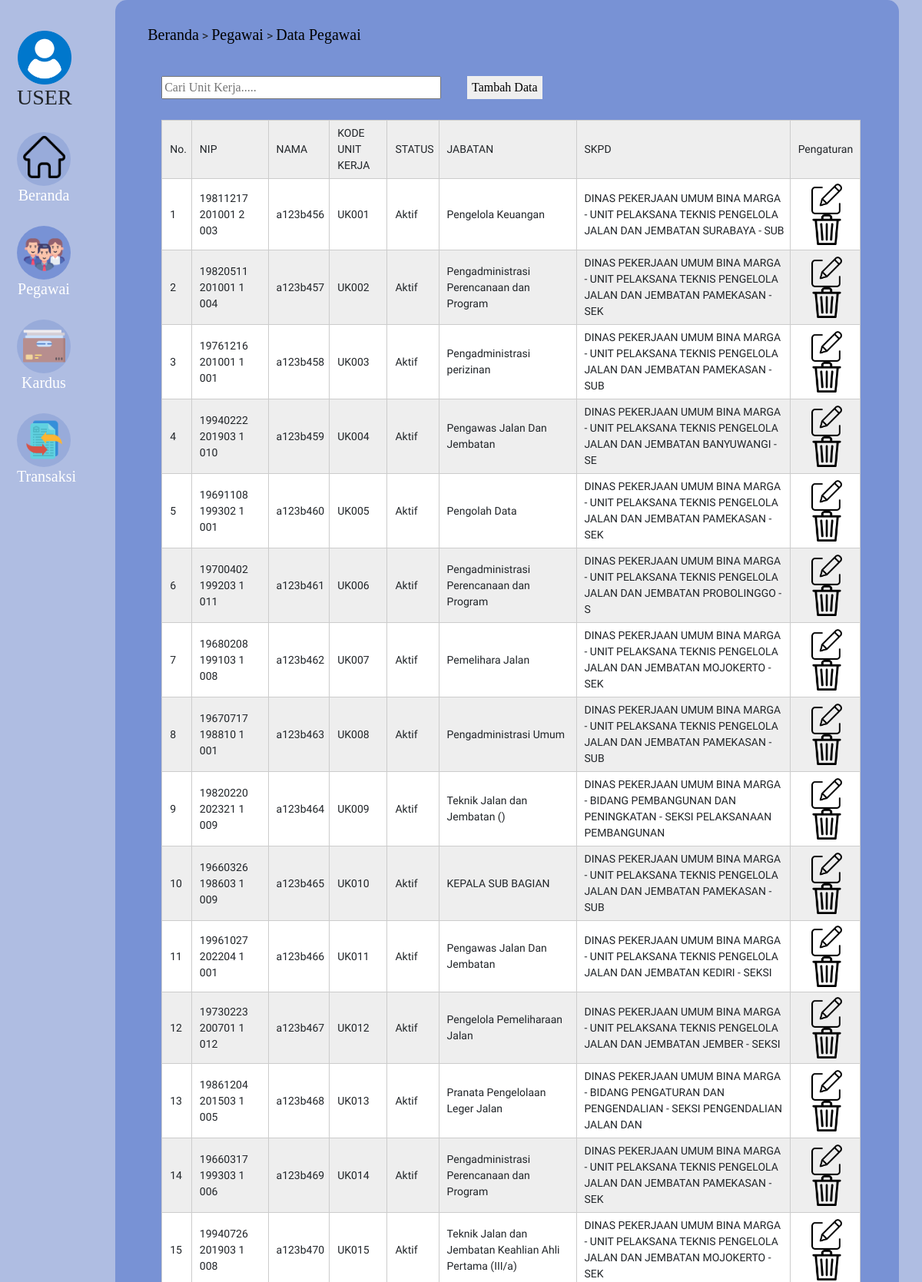
The page /db_arsip/data-pegawai.php (upper part) on the database its author committed.
### tables this page shows
CREATE TABLE `tbl_pegawai` (
  `id_pegawai` int(11) NOT NULL,
  `nip` varchar(50) NOT NULL,
  `nama_pegawai` varchar(100) NOT NULL,
  `id_uk` int(11) NOT NULL,
  `status_pegawai` enum('Aktif','Nonaktif') NOT NULL,
  `jabatan` varchar(100) NOT NULL,
  `skpd` varchar(100) NOT NULL
);

CREATE TABLE `unit_kerja` (
  `id_uk` int(11) NOT NULL,
  `kd_uk` varchar(25) NOT NULL,
  `eselon_2` varchar(100) NOT NULL,
  `eselon_3` varchar(100) NOT NULL,
  `eselon_4` varchar(100) NOT NULL
);

### db_arsip/data-pegawai.php (the view, shortened to what this page needs)
<!DOCTYPE html>
<html>
    <head>
        <link rel="stylesheet" href="login2.css" media="screen" title="no title">
        <link href='https://unpkg.com/boxicons@2.1.4/css/boxicons.min.css' rel='stylesheet'>
        <link href="https://cdn.jsdelivr.net/npm/bootstrap@5.3.3/dist/css/bootstrap.min.css" rel="stylesheet">
        <link href="https://cdn.jsdelivr.net/npm/bootstrap@5.3.3/dist/css/bootstrap.min.css" rel="stylesheet">
        <link rel="stylesheet" href="./styles/data-pegawai.css"/>
    </head>
    <body>
    <div class="dtpegawai">
      <div class="dtpegawai-sidebar" style="justify-content: center; text-align: center">
        <ul>
          <li>
            <img src="./assets/user2.png" width="70" height="70"/>
            <h3 style="font-family: DM Serif Display;">USER</h3>
          </li>
          <li>
            <a href="beranda.php">
              <div class="tombol-lingkaran" style="justify-content: center; text-align: center">
                <img style="margin-top: 5px;" src="./assets/home1.png" width="55" height="55"/>
              </div>
              <h3 style="font-weight: 400; font-size: 20px;">Beranda</h3>
            </a>
          </li>
          <li>
            <a href="pegawai.php">
              <div class="tombol-lingkaran-klik" style="justify-content: center;">
                <img style="margin-top: 10px;" src="./assets/division1.png" width="55" height="55"/>
              </div>
              <h3 style="font-weight: 400; font-size: 20px;">Pegawai</h3>
            </a>
          </li>
          <li>
            <a href="kardus.php">
              <div class="tombol-lingkaran" style="justify-content: center;">
                <img style="margin-top: 7.5px;" src="./assets/files.png" width="55" height="55"/>
              </div>
              <h3 style="font-weight: 400; font-size: 20px;">Kardus</h3>
            </a>
          </li>
          <li>
            <a href="transaksi.php">
              <div class="tombol-lingkaran" style="justify-content: center; text-align: center">
                <img style="margin-top: 7.5px;" src="./assets/transaction1.png" width="55" height="55"/>
              </div>
              <h3 style="font-weight: 400; font-size: 20px;">Transaksi</h3>
            </a>
          </li>
        </ul>
      </div>
      <div class="kotak-data-pegawai">
        <div class="tulisan">
          <ul>
            <li>
              <p><a href="beranda.php">Beranda</a></p>
            </li>
            <li>
              <p>></p>
            </li>
            <li>
              <p><a href="pegawai.php">Pegawai</a></p>
            </li>
            <li>
              <p>></p>
            </li>
            <li>
              <p><a href="data-pegawai.php">Data Pegawai</a></p>
            </li>
          </ul>
        </div>
        <div class="cari">
          <input style="height: 30px; width: 40%; margin: -40px 0px;" type="text" id="filter" placeholder="Cari Unit Kerja....."></input>
          <a href="form-dtpegawai.php">
            <button type="submit" style="text-decoration: none; color: black; margin: -50px 30px; height: 30px; border: none;">Tambah Data</button>
          </a>
        </div>
            <?php
                require_once('koneksi.php');
            ?>
                <table border="1">
                    <tr>
                    <td>No.</td>
                    <td>NIP</td>
                    <td>NAMA</td>
                    <td>KODE UNIT KERJA</td>
                    <td>STATUS</td>
                    <td>JABATAN</td>
                    <td>SKPD</td>
                    <td>Pengaturan</td>
                    </tr>
                    <?php
                    $query = mysqli_query($conn, "SELECT * FROM tbl_pegawai
                    INNER JOIN unit_kerja ON tbl_pegawai.id_uk = unit_kerja.id_uk");
                    $no = 1;
                    foreach ($query as $row) :
                    ?>
                    <tr>
                    <td><?= $no++;['id_pegawai'] ?></td>
                    <td><?= $row['nip']; ?></td>
                    <td><?= $row['nama_pegawai']; ?></td>
                    <td><?= $row['kd_uk']; ?></td>
                    <td><?= $row['status_pegawai']; ?></td>
                    <td><?= $row['jabatan']; ?></td>
                    <td><?= $row['skpd']; ?></td>
                    <td align="center"><a href="edit-pegawai.php?id_pegawai=<?php echo $row['id_pegawai']; ?>"><img src="./assets/edit1.png" style="width: 40px;" onclick="return confirm('Yakin Ingin Mengedit Data?')"></a>
                        <a href="delete-pegawai.php?id_pegawai=<?php echo $row['id_pegawai']; ?>"><img src="./assets/trash.png" style="width: 40px;" onclick="return confirm('Yakin Ingin Menghapus Data?')"></a></td>
                    </tr>
                    <?php endforeach; ?>
                </table>
            </div>
        </div>
    </body>
</html>

### db_arsip/styles/login2.css (style rules this page uses)
body { margin: 0; padding: 0; background-color: rgba(142, 162, 215, 0.7); background-size: cover; background-position: center; background-repeat: no-repeat; background-attachment: fixed; font-family: 'Inria Sans'; }

### db_arsip/styles/data-pegawai.css (style rules this page uses)
body { margin: 0; padding: 0; background-color: rgba(142, 162, 215, 0.7); background-size: cover; background-position: center; background-repeat: no-repeat; background-attachment: fixed; font-family: 'Inria Sans'; }
.dtpegawai-sidebar { width: 10%; height: 100%; padding: 30px; position: fixed; box-sizing: border-box; -webkit-transition: all 0.3s; -o-transition: all 0.3s; transition: all 0.3s; }
.tombol-lingkaran { background-color: rgba(152, 171, 218, 255); border-radius: 50%; justify-content: center; width: 70px; height: 70px; }
.tombol-lingkaran-klik { background-color: rgba(98, 128, 209, 0.7); border-radius: 50%; justify-content: center; align-items: center; width: 70px; height: 70px; }
.dtpegawai-sidebar ul li { list-style: none; display: inline-block; padding: 10px; margin-left: -50px; }
.dtpegawai-sidebar ul li a { text-decoration: none; color: white; font-family: "DM Serif Display"; }
.dtpegawai .kotak-data-pegawai { border-radius: 15px; background-color: rgba(98, 128, 209, 0.7); position: flex; margin-left: 150px; flex-direction: row; justify-content: center; padding: 70px 50.2px 0 60.2px; width: 85%; }
.tulisan { margin-left: -60px; margin-top: -50px; padding: 10px; display: flex; flex-direction: row; }
.tulisan ul li { list-style: none; display: inline-block; }
.tulisan ul li a { text-decoration: none; color: black; font-family: "DM Serif Display"; font-size: 20px; }
.cari { padding: 0; font-family: 'DM Serif Display'; }
table { width: 100%; border-collapse: collapse; margin: 30px 0px 30px; background-color: #fff; font-size: 14px; }
table tr { height: 40px; }
table td, th { padding: 6px 6px 6px 10px; border: 1px solid #ccc; }
table tr:nth-of-type(odd) { background: #eee; }

### rows shown on the page
tbl_pegawai: nip "19811217 201001 2 003", nama_pegawai "a123b456", id_uk.kd_uk "UK001", status_pegawai "Aktif", jabatan "Pengelola Keuangan", skpd "DINAS PEKERJAAN UMUM BINA MARGA - UNIT PELAKSANA TEKNIS PENGELOLA JALAN DAN JEMBATAN SURABAYA - SUB"
tbl_pegawai: nip "19820511 201001 1 004", nama_pegawai "a123b457", id_uk.kd_uk "UK002", status_pegawai "Aktif", jabatan "Pengadministrasi Perencanaan dan Program", skpd "DINAS PEKERJAAN UMUM BINA MARGA - UNIT PELAKSANA TEKNIS PENGELOLA JALAN DAN JEMBATAN PAMEKASAN - SEK"
tbl_pegawai: nip "19761216 201001 1 001", nama_pegawai "a123b458", id_uk.kd_uk "UK003", status_pegawai "Aktif", jabatan "Pengadministrasi perizinan", skpd "DINAS PEKERJAAN UMUM BINA MARGA - UNIT PELAKSANA TEKNIS PENGELOLA JALAN DAN JEMBATAN PAMEKASAN - SUB"
tbl_pegawai: nip "19940222 201903 1 010", nama_pegawai "a123b459", id_uk.kd_uk "UK004", status_pegawai "Aktif", jabatan "Pengawas Jalan Dan Jembatan", skpd "DINAS PEKERJAAN UMUM BINA MARGA - UNIT PELAKSANA TEKNIS PENGELOLA JALAN DAN JEMBATAN BANYUWANGI - SE"
tbl_pegawai: nip "19691108 199302 1 001", nama_pegawai "a123b460", id_uk.kd_uk "UK005", status_pegawai "Aktif", jabatan "Pengolah Data", skpd "DINAS PEKERJAAN UMUM BINA MARGA - UNIT PELAKSANA TEKNIS PENGELOLA JALAN DAN JEMBATAN PAMEKASAN - SEK"
tbl_pegawai: nip "19700402 199203 1 011", nama_pegawai "a123b461", id_uk.kd_uk "UK006", status_pegawai "Aktif", jabatan "Pengadministrasi Perencanaan dan Program", skpd "DINAS PEKERJAAN UMUM BINA MARGA - UNIT PELAKSANA TEKNIS PENGELOLA JALAN DAN JEMBATAN PROBOLINGGO - S"
tbl_pegawai: nip "19680208 199103 1 008", nama_pegawai "a123b462", id_uk.kd_uk "UK007", status_pegawai "Aktif", jabatan "Pemelihara Jalan", skpd "DINAS PEKERJAAN UMUM BINA MARGA - UNIT PELAKSANA TEKNIS PENGELOLA JALAN DAN JEMBATAN MOJOKERTO - SEK"
tbl_pegawai: nip "19670717 198810 1 001", nama_pegawai "a123b463", id_uk.kd_uk "UK008", status_pegawai "Aktif", jabatan "Pengadministrasi Umum", skpd "DINAS PEKERJAAN UMUM BINA MARGA - UNIT PELAKSANA TEKNIS PENGELOLA JALAN DAN JEMBATAN PAMEKASAN - SUB"
tbl_pegawai: nip "19820220 202321 1 009", nama_pegawai "a123b464", id_uk.kd_uk "UK009", status_pegawai "Aktif", jabatan "Teknik Jalan dan Jembatan ()", skpd "DINAS PEKERJAAN UMUM BINA MARGA - BIDANG PEMBANGUNAN DAN PENINGKATAN - SEKSI PELAKSANAAN PEMBANGUNAN"
tbl_pegawai: nip "19660326 198603 1 009", nama_pegawai "a123b465", id_uk.kd_uk "UK010", status_pegawai "Aktif", jabatan "KEPALA SUB BAGIAN", skpd "DINAS PEKERJAAN UMUM BINA MARGA - UNIT PELAKSANA TEKNIS PENGELOLA JALAN DAN JEMBATAN PAMEKASAN - SUB"
tbl_pegawai: nip "19961027 202204 1 001", nama_pegawai "a123b466", id_uk.kd_uk "UK011", status_pegawai "Aktif", jabatan "Pengawas Jalan Dan Jembatan", skpd "DINAS PEKERJAAN UMUM BINA MARGA - UNIT PELAKSANA TEKNIS PENGELOLA JALAN DAN JEMBATAN KEDIRI - SEKSI"
tbl_pegawai: nip "19730223 200701 1 012", nama_pegawai "a123b467", id_uk.kd_uk "UK012", status_pegawai "Aktif", jabatan "Pengelola Pemeliharaan Jalan", skpd "DINAS PEKERJAAN UMUM BINA MARGA - UNIT PELAKSANA TEKNIS PENGELOLA JALAN DAN JEMBATAN JEMBER - SEKSI"
tbl_pegawai: nip "19861204 201503 1 005", nama_pegawai "a123b468", id_uk.kd_uk "UK013", status_pegawai "Aktif", jabatan "Pranata Pengelolaan Leger Jalan", skpd "DINAS PEKERJAAN UMUM BINA MARGA - BIDANG PENGATURAN DAN PENGENDALIAN - SEKSI PENGENDALIAN JALAN DAN"
tbl_pegawai: nip "19660317 199303 1 006", nama_pegawai "a123b469", id_uk.kd_uk "UK014", status_pegawai "Aktif", jabatan "Pengadministrasi Perencanaan dan Program", skpd "DINAS PEKERJAAN UMUM BINA MARGA - UNIT PELAKSANA TEKNIS PENGELOLA JALAN DAN JEMBATAN PAMEKASAN - SEK"
tbl_pegawai: nip "19940726 201903 1 008", nama_pegawai "a123b470", id_uk.kd_uk "UK015", status_pegawai "Aktif", jabatan "Teknik Jalan dan Jembatan Keahlian Ahli Pertama (III/a)", skpd "DINAS PEKERJAAN UMUM BINA MARGA - UNIT PELAKSANA TEKNIS PENGELOLA JALAN DAN JEMBATAN MOJOKERTO - SEK"
